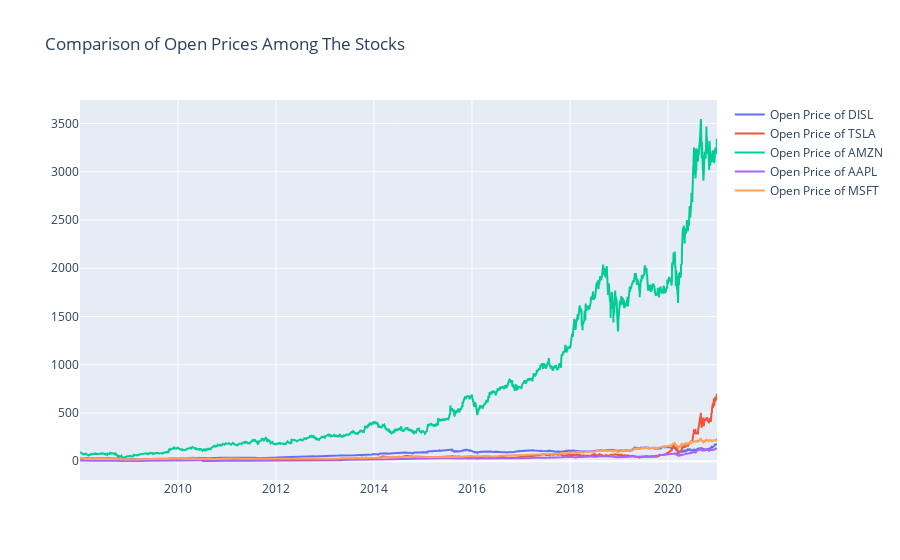

The notebook cell this image was saved under:
### Code cell
fig=go.Figure()

fig.add_trace(go.Scatter(x=data_stocks.index,
                        y=data_stocks.Open_DIS,
                        mode='lines',
                        name='Open Price of DISL'))

fig.add_trace(go.Scatter(x=data_stocks.index,
                        y=data_stocks.Open_TSLA,
                        mode='lines',
                        name='Open Price of TSLA'))

fig.add_trace(go.Scatter(x=data_stocks.index,
                        y=data_stocks.Open_AMZN,
                        mode='lines',
                        name='Open Price of AMZN'))

fig.add_trace(go.Scatter(x=data_stocks.index,
                        y=data_stocks.Open_AAPL,
                        mode='lines',
                        name='Open Price of AAPL'))

fig.add_trace(go.Scatter(x=data_stocks.index,
                        y=data_stocks.Open_MSFT,
                        mode='lines',
                        name='Open Price of MSFT'))

fig.update_layout(title='Comparison of Open Prices Among The Stocks')

fig.show()

### Figure 1 — Plotly figure (JSON) as saved in the notebook; plotly's stock layout.template omitted (floating-point values rounded to 4 significant figures; data arrays with more than 128 entries replaced by an {"elided": "..."} marker saying what was removed)
{"data": [{"mode": "lines", "name": "Open Price of DISL", "type": "scatter", "x": {"elided": "3274 str values"}, "y": {"elided": "3274 float values"}}, {"mode": "lines", "name": "Open Price of TSLA", "type": "scatter", "x": {"elided": "3274 str values"}, "y": {"elided": "3274 float values"}}, {"mode": "lines", "name": "Open Price of AMZN", "type": "scatter", "x": {"elided": "3274 str values"}, "y": {"elided": "3274 float values"}}, {"mode": "lines", "name": "Open Price of AAPL", "type": "scatter", "x": {"elided": "3274 str values"}, "y": {"elided": "3274 float values"}}, {"mode": "lines", "name": "Open Price of MSFT", "type": "scatter", "x": {"elided": "3274 str values"}, "y": {"elided": "3274 float values"}}], "layout": {"title": {"text": "Comparison of Open Prices Among The Stocks"}}}
